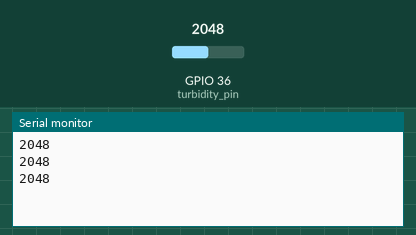
Simulated run of this sketch. Board: ESP32. Parts: the last lines printed to the serial monitor. The inputs (shaded band) are chosen by the test bench; at power-on: GPIO 36 (turbidity_pin) = 2048.

Above: at 1.3 s.
1.4 s: GPIO 36 (turbidity_pin) set to 2866
At 1.9 s:
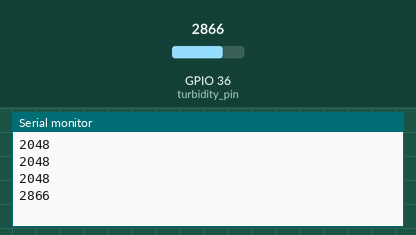
2.9 s: GPIO 36 (turbidity_pin) set to 3603
At 3.3 s:
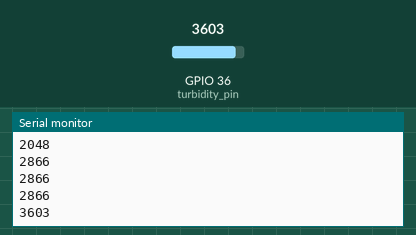
Timing chart, 0 to 5.9 s (numbered marks = the images above; inputs shaded):
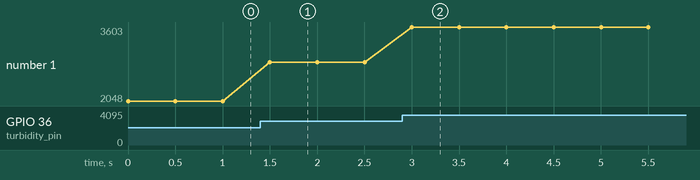

The sketch:

turbidity_corecode.ino
```cpp
#include <WiFi.h>
#include <WiFiClient.h>

int turbidity_pin = 36;

void setup() {
  Serial.begin(9600); //Baud rate: 9600
}
void loop() {
  int sensorValue = analogRead(turbidity_pin);// read the input on analog pin 0:
  Serial.println(sensorValue); // print out the value you read:
  delay(500);
}
```

Measured:
- after the input at 1.4 s, the serial monitor: prints a new line after 0.10 s (image 1)
- after the input at 2.9 s, the serial monitor: prints a new line after 0.10 s (image 2)
- plotted number 1: 2048 → 2866 after the input at 1.4 s, 2866 → 3603 after the input at 2.9 s
